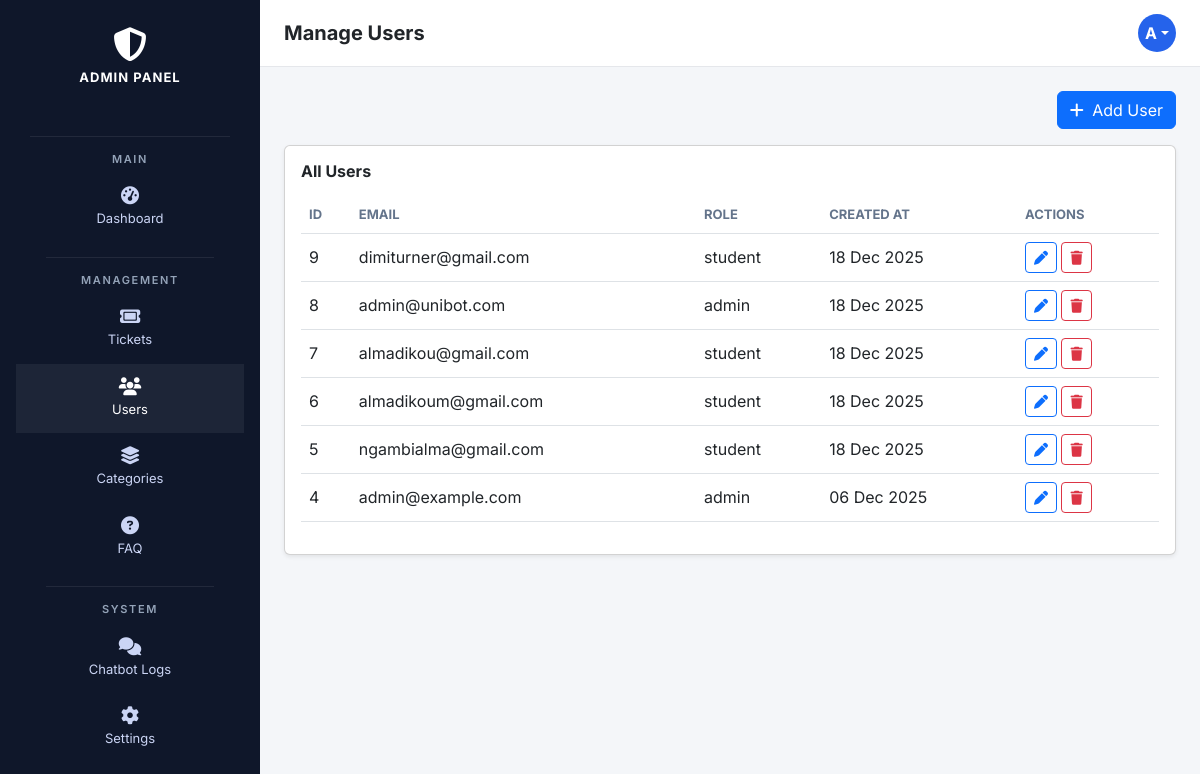
The app's page /admin/manage_users.php (signed in), older data.
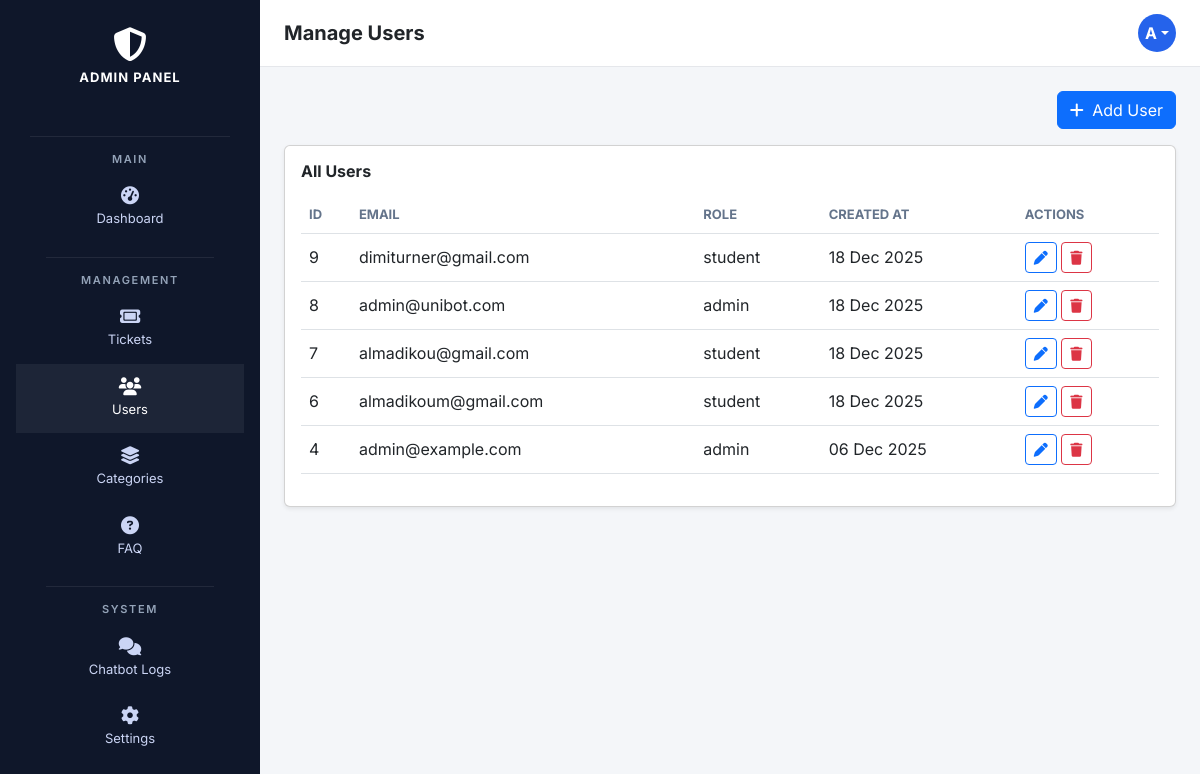
The same page, newer data.
### tables this page shows
CREATE TABLE `users` (
  `id` int(11) NOT NULL,
  `firstname` varchar(50) DEFAULT NULL,
  `lastname` varchar(50) DEFAULT NULL,
  `email` varchar(100) DEFAULT NULL,
  `password` varchar(255) DEFAULT NULL,
  `role` enum('student','admin') DEFAULT 'student',
  `created_at` timestamp NOT NULL DEFAULT current_timestamp(),
  `status` varchar(20) NOT NULL DEFAULT 'active'
);

### admin/manage_users.php (the view, shortened to what this page needs)
<?php
require_once __DIR__ . '/../config/db.php';
$usersStmt = $conn->query("SELECT id, email, role, created_at FROM users ORDER BY created_at DESC");
$users = $usersStmt->fetchAll(PDO::FETCH_ASSOC);
$email = $_SESSION['email'];
$initials = strtoupper($email[0]);
$currentPage = basename($_SERVER['PHP_SELF']);
function active($pages) {
    global $currentPage;
    return in_array($currentPage, (array)$pages) ? 'active' : '';
}
?>
<!doctype html>
<html lang="en">
<head>
<link href="https://cdn.jsdelivr.net/npm/bootstrap@5.3.0/dist/css/bootstrap.min.css" rel="stylesheet">
<link href="https://cdnjs.cloudflare.com/ajax/libs/font-awesome/6.5.0/css/all.min.css" rel="stylesheet">
</head>
<body>
<div class="d-flex">
<aside class="sidebar">
    <div class="sidebar-header">
        <i class="fa-solid fa-shield-halved"></i>
        <h5>ADMIN PANEL</h5>
    </div>
    <div class="sidebar-divider"></div>
    <div class="sidebar-nav px-3">
        <div class="sidebar-section">MAIN</div>
        <a href="dashboard.php" class="<?= active('dashboard.php') ?>"><i class="fa-solid fa-gauge-high"></i><span>Dashboard</span></a>
        <div class="sidebar-divider"></div>
        <div class="sidebar-section">MANAGEMENT</div>
        <a href="tickets.php" class="<?= active('tickets.php') ?>"><i class="fa-solid fa-ticket"></i><span>Tickets</span></a>
        <a href="manage_users.php" class="<?= active('manage_users.php') ?>"><i class="fa-solid fa-users"></i><span>Users</span></a>
        <a href="manage_categories.php" class="<?= active('manage_categories.php') ?>"><i class="fa-solid fa-layer-group"></i><span>Categories</span></a>
        <a href="manage_faq.php" class="<?= active('manage_faq.php') ?>"><i class="fa-solid fa-circle-question"></i><span>FAQ</span></a>
        <div class="sidebar-divider"></div>
        <div class="sidebar-section">SYSTEM</div>
        <a href="chatbot_logs.php" class="<?= active('chatbot_logs.php') ?>"><i class="fa-solid fa-comments"></i><span>Chatbot Logs</span></a>
        <a href="settings.php" class="<?= active('settings.php') ?>"><i class="fa-solid fa-gear"></i><span>Settings</span></a>
    </div>
</aside>
<main class="flex-grow-1">
<div class="topbar">
    <h5 class="fw-bold mb-0">Manage Users</h5>
    <div class="dropdown">
        <div class="avatar dropdown-toggle" data-bs-toggle="dropdown"><?= $initials ?></div>
    </div>
</div>
<div class="p-4">
<div class="mb-3 text-end">
    <button class="btn btn-primary" data-bs-toggle="modal" data-bs-target="#addUserModal"><i class="fa-solid fa-plus me-1"></i> Add User</button>
</div>
<div class="card shadow-sm">
    <div class="card-body">
        <h6 class="fw-bold mb-3">All Users</h6>
        <div class="table-responsive">
        <table class="table table-hover align-middle">
        <thead>
        <tr>
            <th>ID</th>
            <th>Email</th>
            <th>Role</th>
            <th>Created At</th>
            <th>Actions</th>
        </tr>
        </thead>
        <tbody>
        <?php if(empty($users)): ?>
            <tr><td colspan="5" class="text-center text-muted py-4">No users found</td></tr>
        <?php else: foreach($users as $u): ?>
        <tr>
            <td><?= $u['id'] ?></td>
            <td><?= htmlspecialchars($u['email']) ?></td>
            <td><?= htmlspecialchars($u['role']) ?></td>
            <td><?= date('d M Y', strtotime($u['created_at'])) ?></td>
            <td>
                <a href="edit_user.php?id=<?= $u['id'] ?>" class="btn btn-sm btn-outline-primary"><i class="fa-solid fa-pen"></i></a>
                <a href="manage_users.php?delete=<?= $u['id'] ?>" class="btn btn-sm btn-outline-danger" onclick="return confirm('Are you sure?')"><i class="fa-solid fa-trash"></i></a>
            </td>
        </tr>
        <?php endforeach; endif; ?>
        </tbody>
        </table>
        </div>
    </div>
</div>
</div>
</main>
</div>
</body>
</html>

Row changes from the older to the newer data that the page shows:
removed users: id "5", email "ngambialma@gmail.com", role "student", created_at "18 Dec 2025"
